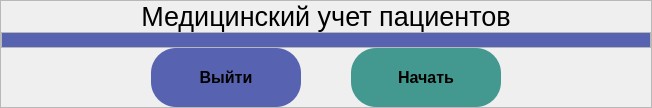
         <widget class="QWidget" name="tab">
          <property name="styleSheet">
           <string notr="true"/>
          </property>
          <attribute name="title">
           <string>Стартовая страница</string>
          </attribute>
          <layout class="QVBoxLayout" name="verticalLayout_3">
           <property name="spacing">
            <number>0</number>
           </property>
           <property name="leftMargin">
            <number>0</number>
           </property>
           <property name="topMargin">
            <number>0</number>
           </property>
           <property name="rightMargin">
            <number>0</number>
           </property>
           <property name="bottomMargin">
            <number>0</number>
           </property>
           <item>
            <widget class="QFrame" name="frame_2">
             <property name="frameShape">
              <enum>QFrame::Shape::StyledPanel</enum>
             </property>
             <property name="frameShadow">
              <enum>QFrame::Shadow::Raised</enum>
             </property>
             <layout class="QVBoxLayout" name="verticalLayout_5">
              <property name="spacing">
               <number>0</number>
              </property>
              <property name="leftMargin">
               <number>0</number>
              </property>
              <property name="topMargin">
               <number>0</number>
              </property>
              <property name="rightMargin">
               <number>0</number>
              </property>
              <property name="bottomMargin">
               <number>0</number>
              </property>
              <item>
               <widget class="QFrame" name="frame_5">
                <property name="styleSheet">
                 <string notr="true">border:None;</string>
                </property>
                <property name="frameShape">
                 <enum>QFrame::Shape::StyledPanel</enum>
                </property>
                <property name="frameShadow">
                 <enum>QFrame::Shadow::Raised</enum>
                </property>
                <layout class="QHBoxLayout" name="horizontalLayout_2">
                 <property name="spacing">
                  <number>0</number>
                 </property>
                 <property name="leftMargin">
                  <number>0</number>
                 </property>
                 <property name="topMargin">
                  <number>0</number>
                 </property>
                 <property name="rightMargin">
                  <number>0</number>
                 </property>
                 <property name="bottomMargin">
                  <number>0</number>
                 </property>
                 <item>
                  <widget class="QLabel" name="label_start">
                   <property name="font">
                    <font>
                     <family>Arial</family>
                     <pointsize>20</pointsize>
                     <bold>false</bold>
                    </font>
                   </property>
                   <property name="styleSheet">
                    <string notr="true">border:None;</string>
                   </property>
                   <property name="text">
                    <string>Медицинский учет пациентов</string>
                   </property>
                   <property name="alignment">
                    <set>Qt::AlignmentFlag::AlignCenter</set>
                   </property>
                  </widget>
                 </item>
                </layout>
               </widget>
              </item>
              <item>
               <widget class="QFrame" name="frame_3">
                <property name="frameShape">
                 <enum>QFrame::Shape::StyledPanel</enum>
                </property>
                <property name="frameShadow">
                 <enum>QFrame::Shadow::Raised</enum>
                </property>
                <layout class="QVBoxLayout" name="verticalLayout_4">
                 <property name="spacing">
                  <number>0</number>
                 </property>
                 <property name="leftMargin">
                  <number>0</number>
                 </property>
                 <property name="topMargin">
                  <number>0</number>
                 </property>
                 <property name="rightMargin">
                  <number>0</number>
                 </property>
                 <property name="bottomMargin">
                  <number>0</number>
                 </property>
                 <item>
                  <widget class="QPushButton" name="button_start_with_logo">
                   <property name="styleSheet">
                    <string notr="true">border:None;
border-radius:200px;
background-color:rgb(87, 99, 177);</string>
                   </property>
                   <property name="text">
                    <string/>
                   </property>
                   <property name="icon">
                    <iconset resource="../qrc/main.qrc">
                     <normaloff>:/images/doctor_without_background.png</normaloff>:/images/doctor_without_background.png</iconset>
                   </property>
                   <property name="iconSize">
                    <size>
                     <width>300</width>
                     <height>300</height>
                    </size>
                   </property>
                  </widget>
                 </item>
                </layout>
               </widget>
              </item>
              <item>
               <widget class="QFrame" name="frame_4">
                <property name="styleSheet">
                 <string notr="true">border:None;
</string>
                </property>
                <property name="frameShape">
                 <enum>QFrame::Shape::StyledPanel</enum>
                </property>
                <property name="frameShadow">
                 <enum>QFrame::Shadow::Raised</enum>
                </property>
                <layout class="QHBoxLayout" name="horizontalLayout">
                 <property name="spacing">
                  <number>50</number>
                 </property>
                 <property name="leftMargin">
                  <number>0</number>
                 </property>
                 <property name="topMargin">
                  <number>0</number>
                 </property>
                 <property name="rightMargin">
                  <number>0</number>
                 </property>
                 <property name="bottomMargin">
                  <number>0</number>
                 </property>
                 <item>
                  <spacer name="horizontalSpacer">
                   <property name="orientation">
                    <enum>Qt::Orientation::Horizontal</enum>
                   </property>
                   <property name="sizeType">
                    <enum>QSizePolicy::Policy::Fixed</enum>
                   </property>
                   <property name="sizeHint" stdset="0">
                    <size>
                     <width>150</width>
                     <height>20</height>
                    </size>
                   </property>
                  </spacer>
                 </item>
                 <item>
                  <widget class="QPushButton" name="button_exit">
                   <property name="minimumSize">
                    <size>
                     <width>150</width>
                     <height>0</height>
                    </size>
                   </property>
                   <property name="maximumSize">
                    <size>
                     <width>250</width>
                     <height>16777215</height>
                    </size>
                   </property>
                   <property name="font">
                    <font>
                     <family>Arial</family>
                     <pointsize>12</pointsize>
                     <bold>true</bold>
                    </font>
                   </property>
                   <property name="styleSheet">
                    <string notr="true">padding:20px;
background-color:rgb(87, 99, 177);
border-radius:25px;</string>
                   </property>
                   <property name="text">
                    <string>Выйти</string>
                   </property>
                  </widget>
                 </item>
                 <item>
                  <widget class="QPushButton" name="button_start">
                   <property name="minimumSize">
                    <size>
                     <width>150</width>
                     <height>0</height>
                    </size>
                   </property>
                   <property name="maximumSize">
                    <size>
                     <width>250</width>
                     <height>16777215</height>
                    </size>
                   </property>
                   <property name="font">
                    <font>
                     <family>Arial</family>
                     <pointsize>12</pointsize>
                     <bold>true</bold>
                    </font>
                   </property>
                   <property name="styleSheet">
                    <string notr="true">padding:20px;
background-color:rgb(67, 153, 143);
border-radius:25px;</string>
                   </property>
                   <property name="text">
                    <string>Начать</string>
                   </property>
                  </widget>
                 </item>
                 <item>
                  <spacer name="horizontalSpacer_2">
                   <property name="orientation">
                    <enum>Qt::Orientation::Horizontal</enum>
                   </property>
                   <property name="sizeType">
                    <enum>QSizePolicy::Policy::Fixed</enum>
                   </property>
                   <property name="sizeHint" stdset="0">
                    <size>
                     <width>150</width>
                     <height>20</height>
                    </size>
                   </property>
                  </spacer>
                 </item>
                </layout>
               </widget>
              </item>
             </layout>
            </widget>
           </item>
          </layout>
         </widget>
